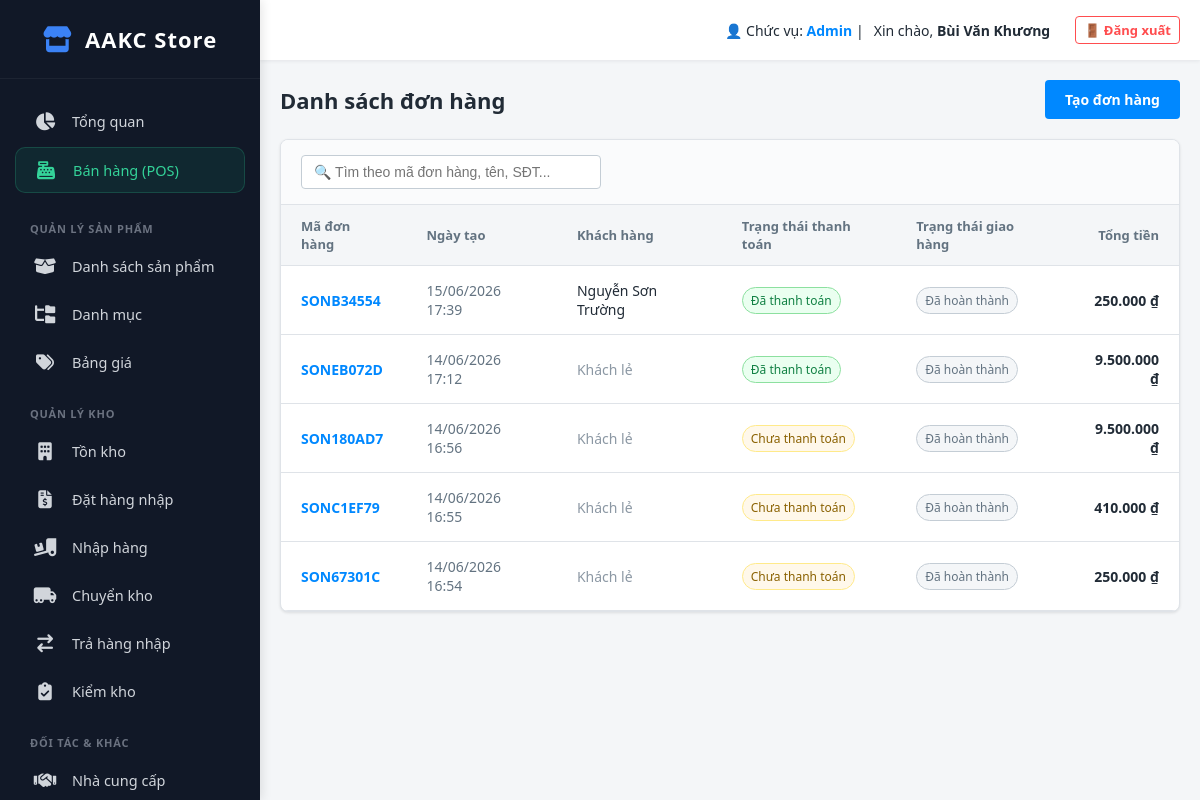
Page /index.php?action=order_list (signed in) on the earlier database version.
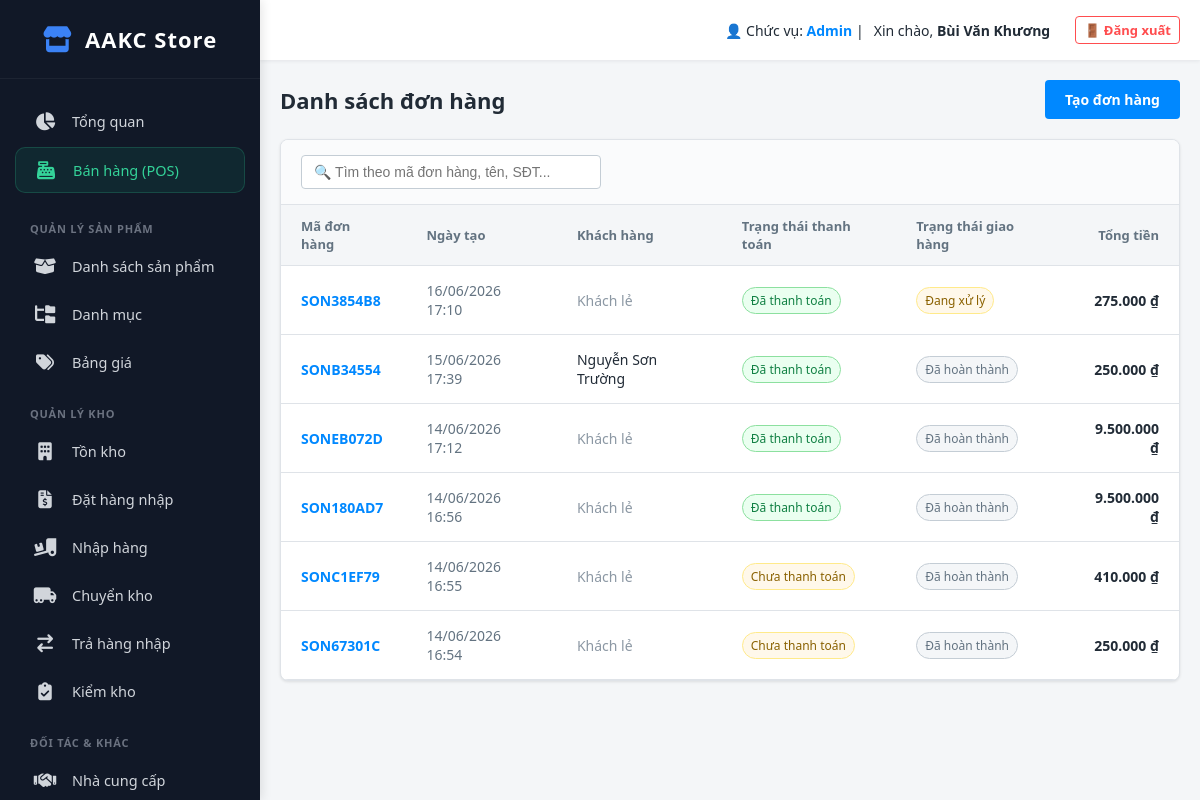
Same page on the later database version.
### tables this page shows
CREATE TABLE `orders` (
  `id` int(11) NOT NULL,
  `order_code` varchar(50) NOT NULL,
  `customer_id` int(11) DEFAULT NULL,
  `branch_id` int(11) DEFAULT NULL,
  `user_id` int(11) DEFAULT NULL,
  `subtotal` decimal(15,2) DEFAULT 0.00,
  `total_product_discount` decimal(15,2) DEFAULT 0.00,
  `total_order_discount` decimal(15,2) DEFAULT 0.00,
  `original_shipping_fee` decimal(15,2) DEFAULT 0.00,
  `total_shipping_discount` decimal(15,2) DEFAULT 0.00,
  `tax_amount` decimal(15,2) DEFAULT 0.00,
  `grand_total` decimal(15,2) DEFAULT 0.00,
  `amount_paid` decimal(15,2) DEFAULT 0.00,
  `sales_channel` enum('pos','web','facebook','shopee') DEFAULT 'pos',
  `payment_status` enum('pending','partial','paid') DEFAULT 'pending',
  `shipping_status` enum('pending','delivering','delivered','returned') DEFAULT 'pending',
  `order_status` enum('draft','processing','completed','cancelled') DEFAULT 'draft',
  `shipping_method` enum('partner','self','pickup','later') DEFAULT 'pickup',
  `shipping_address` text DEFAULT NULL,
  `cod_amount` decimal(15,2) DEFAULT 0.00,
  `note` text DEFAULT NULL,
  `tags` varchar(255) DEFAULT NULL,
  `order_date` datetime DEFAULT current_timestamp(),
  `created_at` timestamp NOT NULL DEFAULT current_timestamp(),
  `payment_method` varchar(50) DEFAULT 'cash'
);

### app/controllers/OrderController.php (called while the page is built, shortened)
<?php
class OrderController
{
    public function list()
    {
        $db = (new Database())->getConnection();
        $query = "SELECT o.*,
                         CONCAT(c.last_name, ' ', c.first_name) AS customer_name
                  FROM orders o
                  LEFT JOIN customers c ON o.customer_id = c.id
                  ORDER BY o.created_at DESC";
        $stmt = $db->prepare($query);
        $stmt->execute();
        $orders = $stmt->fetchAll(PDO::FETCH_ASSOC);
        require_once __DIR__ . '/../views/order/list.php';
    }
}

### public/index.php (called while the page is built, shortened)
<?php
$app = new App();

### app/views/order/list.php (the view, shortened to what this page needs)
<?php require_once __DIR__ . '/../layout/header.php'; ?>
<div class="v3-header">
    <div class="v3-title">Danh sách đơn hàng</div>
    <a href="index.php?action=create_order" class="btn-primary">Tạo đơn hàng</a>
</div>
<div class="v3-card">
    <div class="filter-bar">
        <input type="text" class="search-input" placeholder="🔍 Tìm theo mã đơn hàng, tên, SĐT...">
    </div>
    <table class="v3-table">
        <thead>
            <tr>
                <th>Mã đơn hàng</th>
                <th>Ngày tạo</th>
                <th>Khách hàng</th>
                <th>Trạng thái thanh toán</th>
                <th>Trạng thái giao hàng</th>
                <th style="text-align: right;">Tổng tiền</th>
            </tr>
        </thead>
        <tbody>
            <?php if (empty($orders)): ?>
                <tr>
                    <td colspan="6" style="text-align: center; padding: 40px 0; color: #8c98a4;">
                        Chưa có đơn hàng nào được tạo.
                    </td>
                </tr>
            <?php else: ?>
                <?php foreach ($orders as $o): ?>
                    <tr onclick="window.location='index.php?action=view_order&id=<?php echo $o['id']; ?>'">
                        <td><a href="#" class="order-code"><?php echo htmlspecialchars($o['order_code']); ?></a></td>
                        <td style="color: #637381;"><?php echo date('d/m/Y H:i', strtotime($o['created_at'])); ?></td>
                        <td><?php echo !empty($o['customer_name']) ? htmlspecialchars($o['customer_name']) : '<span style="color:#8c98a4;">Khách lẻ</span>'; ?></td>
                        <td>
                            <?php
                            if ($o['payment_status'] == 'paid') {
                                echo '<span class="badge badge-paid">Đã thanh toán</span>';
                            } elseif ($o['payment_status'] == 'partial') {
                                echo '<span class="badge badge-partial">Thanh toán một phần</span>';
                            } else {
                                echo '<span class="badge badge-pending">Chưa thanh toán</span>';
                            }
                            ?>
                        </td>
                        <td>
                            <?php
                            if ($o['order_status'] == 'completed') {
                                echo '<span class="badge badge-completed">Đã hoàn thành</span>';
                            } else {
                                echo '<span class="badge badge-pending">Đang xử lý</span>';
                            }
                            ?>
                        </td>
                        <td style="text-align: right; font-weight: 600;">
                            <?php echo number_format($o['grand_total'], 0, '', '.'); ?> ₫
                        </td>
                    </tr>
                <?php endforeach; ?>
            <?php endif; ?>
        </tbody>
    </table>
</div>
<?php require_once __DIR__ . '/../layout/footer.php'; ?>

### app/core/App.php (shortened to what this page needs)
<?php
class App
{
    public function __construct()
    {
        $action = isset($_GET['action']) ? $_GET['action'] : 'dashboard';
        if (array_key_exists($action, $this->routes)) {
            $controllerName = $this->routes[$action][0];
            $methodName = $this->routes[$action][1];
            $controllerFile = __DIR__ . '/../controllers/' . $controllerName . '.php';
            if (file_exists($controllerFile)) {
                if (class_exists($controllerName)) {
                    $controller = new $controllerName();
                    if (method_exists($controller, $methodName)) {
                        $controller->{$methodName}();
                    } else {
                        echo "<h2 style='color: red; padding: 20px;'>Lỗi: Hàm {$methodName} không tồn tại trong {$controllerName}!</h2>";
                    }
                } else {
                    echo "<h2 style='color: red; padding: 20px;'>Lỗi: Lớp {$controllerName} không tồn tại!</h2>";
                }
            } else {
                echo "<h2 style='color: red; padding: 20px;'>Lỗi: Không tìm thấy file Controller tại đường dẫn {$controllerFile}!</h2>";
            }
        } else {
            echo "<h2 style='color: red; text-align:center; padding: 50px;'>404 - Trang không tồn tại!</h2>";
        }
    }
}

### app/views/layout/header.php (shortened to what this page needs)
<?php
$current_action = isset($_GET['action']) ? $_GET['action'] : 'dashboard';
$user_session = isset($_SESSION['user']) ? $_SESSION['user'] : ['role' => 'Nhân viên', 'full_name' => 'Khương'];
?>
<!DOCTYPE html>
<html lang="vi">
<head>
    <link rel="stylesheet" href="https://cdnjs.cloudflare.com/ajax/libs/font-awesome/6.4.0/css/all.min.css">
</head>
<body>
    <div class="sidebar">
        <div class="logo"><i class="fa-solid fa-store"></i> AAKC Store</div>
        <div class="menu">
            <a href="index.php?action=dashboard" class="menu-item <?php echo ($current_action == 'dashboard') ? 'active' : ''; ?>">
                <i class="fa-solid fa-chart-pie"></i> Tổng quan
            </a>
            <a href="index.php?action=pos" class="menu-item pos-btn">
                <i class="fa-solid fa-cash-register"></i> Bán hàng (POS)
            </a>
            <div class="menu-heading">Quản lý Sản phẩm</div>
            <a href="index.php?action=product_list" class="menu-item <?php echo ($current_action == 'product_list' || $current_action == 'add_product' || $current_action == 'edit_product') ? 'active' : ''; ?>">
                <i class="fa-solid fa-box-open"></i> Danh sách sản phẩm
            </a>
            <a href="index.php?action=product_category" class="menu-item <?php echo ($current_action == 'product_category' || $current_action == 'add_category' || $current_action == 'edit_category') ? 'active' : ''; ?>">
                <i class="fa-solid fa-folder-tree"></i> Danh mục
            </a>
            <a href="index.php?action=product_price" class="menu-item <?php echo ($current_action == 'product_price' || $current_action == 'add_price') ? 'active' : ''; ?>">
                <i class="fa-solid fa-tags"></i> Bảng giá
            </a>
            <div class="menu-heading">Quản lý Kho</div>
            <a href="index.php?action=inventory_list" class="menu-item <?php echo ($current_action == 'inventory_list') ? 'active' : ''; ?>">
                <i class="fa-solid fa-building"></i> Tồn kho
            </a>
            <a href="index.php?action=purchase_list" class="menu-item <?php echo ($current_action == 'purchase_list' || $current_action == 'add_purchase' || $current_action == 'view_purchase') ? 'active' : ''; ?>">
                <i class="fa-solid fa-file-invoice-dollar"></i> Đặt hàng nhập
            </a>
            <a href="index.php?action=receipt_list" class="menu-item <?php echo ($current_action == 'receipt_list' || $current_action == 'direct_receive' || $current_action == 'receive_purchase') ? 'active' : ''; ?>">
                <i class="fa-solid fa-truck-ramp-box"></i> Nhập hàng
            </a>
            <a href="index.php?action=transfer_list" class="menu-item <?php echo ($current_action == 'transfer_list' || $current_action == 'add_transfer' || $current_action == 'view_transfer') ? 'active' : ''; ?>">
                <i class="fa-solid fa-truck-moving"></i> Chuyển kho
            </a>
            <a href="index.php?action=purchase_return_list" class="menu-item <?php echo ($current_action == 'purchase_return_list' || $current_action == 'add_purchase_return') ? 'active' : ''; ?>">
                <i class="fa-solid fa-arrow-right-arrow-left"></i> Trả hàng nhập
            </a>
            <a href="index.php?action=inventory_check_list" class="menu-item <?php echo ($current_action == 'inventory_check_list' || $current_action == 'add_inventory_check' || $current_action == 'edit_inventory_check') ? 'active' : ''; ?>">
                <i class="fa-solid fa-clipboard-check"></i> Kiểm kho
            </a>
            <div class="menu-heading">Đối tác & Khác</div>
            <a href="index.php?action=supplier_list" class="menu-item <?php echo ($current_action == 'supplier_list' || $current_action == 'add_supplier' || $current_action == 'edit_supplier') ? 'active' : ''; ?>">
                <i class="fa-solid fa-handshake"></i> Nhà cung cấp
            </a>
        </div>
    </div>
    <div class="main-container">
        <div class="topbar">
            <div class="user-profile">
                <span>👤 Chức vụ: <strong style="color:#0088ff;"><?php echo htmlspecialchars($user_session['role']); ?></strong> | </span>
                <span>Xin chào, <strong><?php echo htmlspecialchars($user_session['full_name']); ?></strong></span>
                <a href="index.php?action=logout" style="margin-left: 15px; color: #ff4d4f; text-decoration: none; font-size: 13px; font-weight: bold; border: 1px solid #ff4d4f; padding: 4px 8px; border-radius: 4px;">🚪 Đăng xuất</a>
            </div>
        </div>
        <div class="content-wrapper">

### app/views/layout/footer.php
</div>
</div>
</body>
</html>

### app/views/layout/header.php (style rules this page uses)
* { box-sizing: border-box; margin: 0; padding: 0; }
body { font-family: 'Segoe UI', Tahoma, Geneva, Verdana, sans-serif; background-color: #f4f6f8; color: #212b36; display: flex; height: 100vh; overflow: hidden; }
.sidebar { width: 260px; background: #111827; color: #9ca3af; display: flex; flex-direction: column; flex-shrink: 0; z-index: 100; box-shadow: 2px 0 10px rgba(0, 0, 0, 0.1); }
.sidebar .logo { padding: 24px 20px; font-size: 22px; font-weight: 800; color: #ffffff; text-align: center; border-bottom: 1px solid rgba(255, 255, 255, 0.05); letter-spacing: 1px; display: flex; align-items: center; justify-content: center; gap: 12px; }
.sidebar .logo i { color: #3b82f6; font-size: 26px; }
.sidebar .menu { padding: 20px 15px; overflow-y: auto; flex: 1; }
.sidebar .menu-item { display: flex; align-items: center; gap: 15px; padding: 12px 18px; color: #d1d5db; text-decoration: none; font-size: 14.5px; font-weight: 500; border-radius: 10px; margin-bottom: 4px; transition: all 0.3s cubic-bezier(0.4, 0, 0.2, 1); }
.sidebar .menu-item i { font-size: 18px; width: 24px; text-align: center; transition: transform 0.3s ease; }
.sidebar .menu-item.pos-btn { background: rgba(16, 185, 129, 0.1); color: #34d399; border: 1px solid rgba(52, 211, 153, 0.2); margin-bottom: 10px; }
.sidebar .menu-heading { padding: 18px 15px 8px 15px; font-size: 11px; text-transform: uppercase; color: #6b7280; font-weight: 700; letter-spacing: 0.8px; }
.main-container { flex: 1; display: flex; flex-direction: column; overflow: hidden; }
.topbar { background: #fff; height: 60px; box-shadow: 0 1px 4px rgba(0, 21, 41, 0.08); display: flex; align-items: center; justify-content: flex-end; padding: 0 20px; z-index: 10; flex-shrink: 0; }
.topbar .user-profile { display: flex; align-items: center; gap: 10px; font-size: 14px; font-weight: 500; cursor: pointer; }
.content-wrapper { flex: 1; overflow-y: auto; padding: 20px; }

### app/views/order/list.php (style rules this page uses)
.v3-header { display: flex; justify-content: space-between; align-items: center; margin-bottom: 20px; }
.v3-title { font-size: 22px; font-weight: bold; color: #212b36; }
.btn-primary { background: #0088ff; color: #fff; border: none; padding: 10px 20px; border-radius: 4px; font-weight: 600; cursor: pointer; text-decoration: none; font-size: 14px; }
.v3-card { background: #fff; border-radius: 8px; box-shadow: 0 1px 3px rgba(0, 0, 0, 0.1); border: 1px solid #dfe3e8; overflow: hidden; }
.filter-bar { padding: 15px 20px; border-bottom: 1px solid #dfe3e8; display: flex; gap: 15px; background: #fafbfc; }
.search-input { width: 300px; padding: 8px 12px; border: 1px solid #c4cdd5; border-radius: 4px; font-size: 14px; }
.v3-table { width: 100%; border-collapse: collapse; }
.v3-table th { background: #f4f6f8; text-align: left; padding: 12px 20px; color: #637381; font-weight: 600; font-size: 13px; border-bottom: 1px solid #dfe3e8; }
.v3-table td { padding: 15px 20px; border-bottom: 1px solid #dfe3e8; font-size: 14px; color: #212b36; vertical-align: middle; }
.order-code { color: #0088ff; font-weight: 600; text-decoration: none; }
.badge { padding: 4px 8px; border-radius: 20px; font-size: 12px; font-weight: 500; display: inline-block; }
.badge-paid { background: #eafff0; color: #108043; border: 1px solid #8ce09f; }
.badge-pending { background: #fff8ea; color: #8a6100; border: 1px solid #ffea8a; }
.badge-completed { background: #f4f6f8; color: #637381; border: 1px solid #c4cdd5; }

Differences in the rows shown:
added orders: order_code "SON3854B8", created_at "16/06/2026 17:10", shows "Khách lẻ", payment_status "Đã thanh toán", order_status "Đang xử lý", grand_total "275.000"
changed orders "SON180AD7": payment_status "Chưa thanh toán" → "Đã thanh toán"
